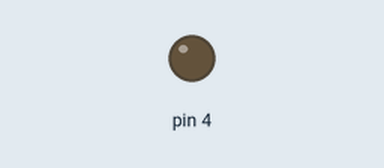
The sketch below on a simulated Arduino Uno, built with avr-gcc and run on an emulated ATmega328P. Parts: output pins drawn as LEDs (lit = HIGH).

Above: at 1.3 s.
At 3.5 s:
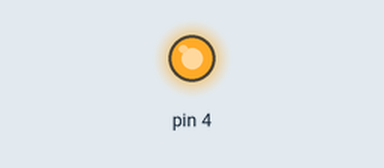
Timing chart, 0 to 8.8 s (numbered marks = the images above):
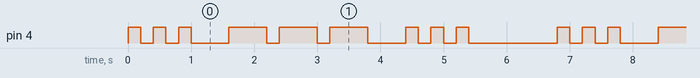

Measured:
- by itself, pin 4: repeats every 6.8 s: 2 × (LOW 0.20 s, HIGH 0.20 s), LOW 0.60 s, 2 × (HIGH 0.60 s, LOW 0.20 s), HIGH 0.60 s, LOW 0.60 s, 2 × (HIGH 0.20 s, LOW 0.20 s), HIGH 0.20 s, LOW 1.4 s, HIGH 0.20 s
- by itself, everything shown: repeats every 6.8 s, in 18 steps

The sketch:

SOS_en_Morse.ino
```cpp
void setup() {
  // initialize digital pin LED_BUILTIN as an output.
  pinMode(4, OUTPUT);
}

// the loop function runs over and over again forever
void loop() {
  digitalWrite(4, HIGH);
  delay(200);
  digitalWrite(4, LOW);
  delay(200);
  digitalWrite(4, HIGH);
  delay(200);
  digitalWrite(4, LOW);
  delay(200);
  digitalWrite(4, HIGH);
  delay(200);
  digitalWrite(4, LOW);    // primeira letra

  delay(600);

  digitalWrite(4,  HIGH);
  delay(600);
  digitalWrite(4, LOW);
  delay(200);
  digitalWrite(4, HIGH);
  delay(600);
  digitalWrite(4, LOW);
  delay(200);
  digitalWrite(4, HIGH);
  delay(600);
  digitalWrite(4, LOW);   // segunda letra

  delay(600);

  digitalWrite(4, HIGH);
  delay(200);
  digitalWrite(4, LOW);
  delay(200);
  digitalWrite(4, HIGH);
  delay(200);
  digitalWrite(4, LOW);
  delay(200);
  digitalWrite(4, HIGH);
  delay(200);
  digitalWrite(4, LOW);  // terceira letra e fim da palavra

  delay(1400);
}
```
